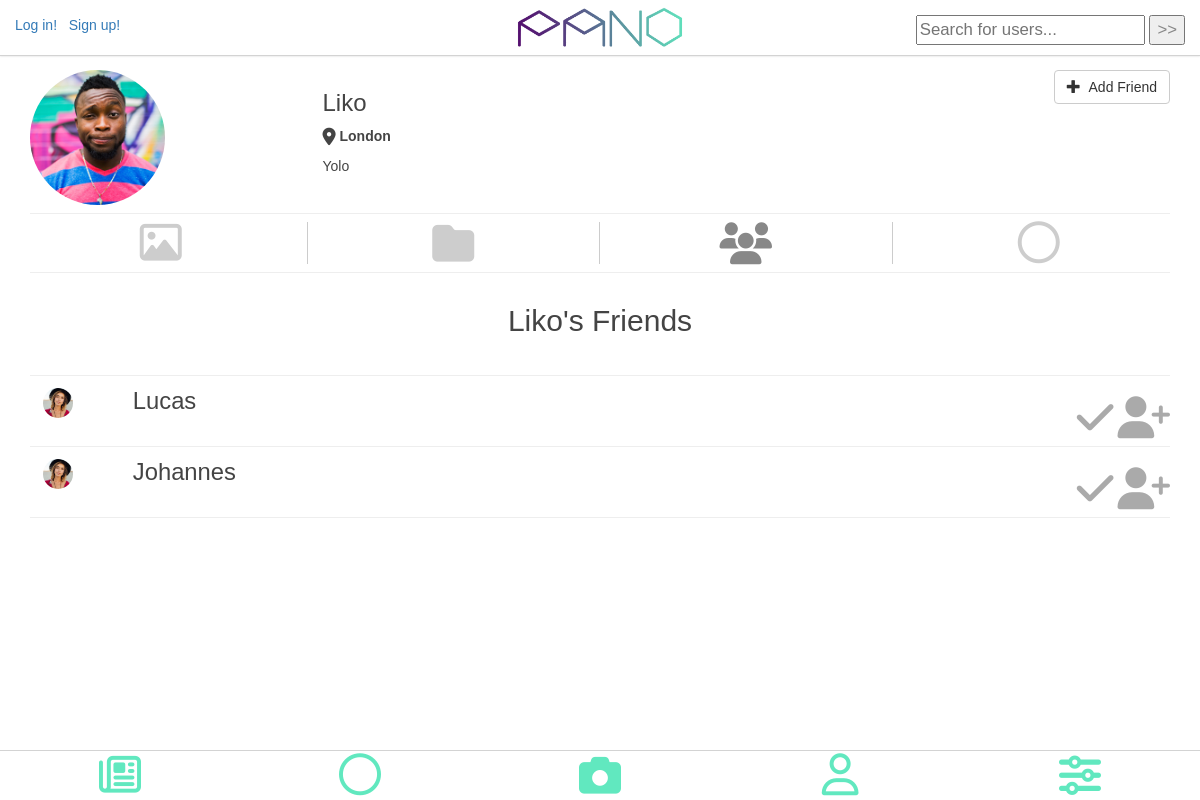
/profile-friends.php?id=Liko, run on an earlier commit of the app's database.
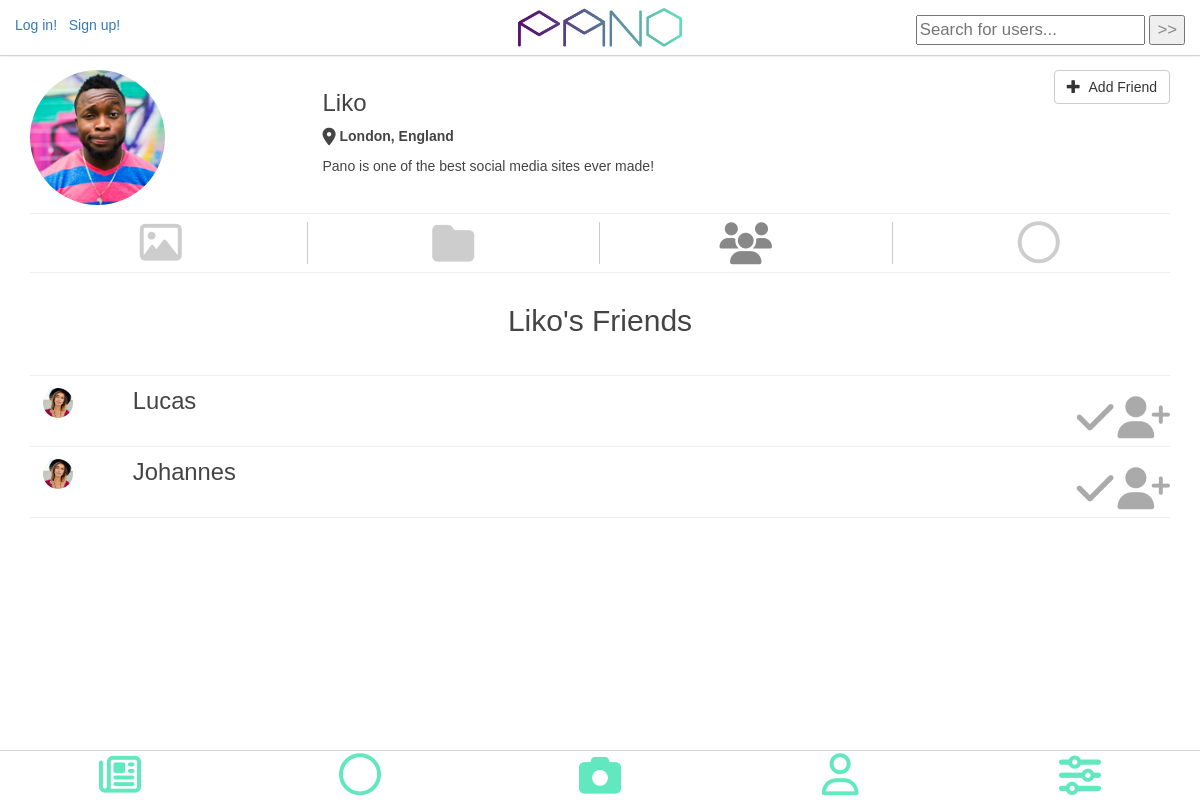
And on a later commit of the database.
### tables this page shows
CREATE TABLE `user` (
  `UserID` int(20) NOT NULL,
  `FirstName` varchar(30) NOT NULL,
  `LastName` varchar(30) NOT NULL,
  `UserName` varchar(30) NOT NULL,
  `EmailAddress` varchar(80) NOT NULL,
  `Password` char(64) NOT NULL,
  `Location` varchar(150) NOT NULL,
  `ShortDescrip` varchar(150) NOT NULL,
  `DateCreated` datetime NOT NULL DEFAULT CURRENT_TIMESTAMP,
  `SettingID` int(5) NOT NULL DEFAULT '3'
);

### includes/friends-list.php (the view)
<?php
class frienditem{
  private $friendName;
  private $friendLink;
  private $friendPictureID;
  private $isFriendOfUser;
  public function __construct($friendName, $friendLink, $friendPictureID,  $isFriendOfUser){
    $this->friendName =$friendName;
    $this->friendLink =$friendLink;
    $this->friendPictureID =$friendPictureID;
    $this->isFriendOfUser =$isFriendOfUser;
  }
  public function returnHTML(){
    $output = '<div class="row friend-content">
    <div class="col-md-6 col-xs-6 friend-name">
    <a href="'.SITE_ROOT.'/profile-info.php?id='.$this->friendLink.'">&nbsp;
    <img src="'.SITE_ROOT.'/images/profilepics/'.$this->friendPictureID.'.jpg" class="img-circle comment-picture" /> &nbsp; &nbsp; &nbsp; &nbsp; '.$this->friendName.'
    </a>
    </div>
    <div class="col col-md-6 col-xs-6 friending-icon">';
    if($this->isFriendOfUser){
      $output .= '
      <i  class="fa fa-3x fa-check friending-icon" ></i>
      </div>
      </div>
      <hr>';
    }else{
      $output .= '
      <a href="" class="" ng-click="isfriend'.$this->friendName.' = !isfriend'.$this->friendName.'"> <i  class="fa fa-3x fa-check friending-icon" ng-show="isfriend'.$this->friendName.'" ></i>
      <i  class="fa fa-3x fa-user-plus friending-icon" ng-hide="isfriend'.$this->friendName.'"></i>
      </a>
      </div>
      </div>
      <hr>';
    }
    return $output;
  }
}

### profile-friends.php (shortened to what this page needs)
<?php
require_once('includes/dbconnect.php');
$filename = basename(__FILE__, '.php');
if (isset($_GET['id'])) {
    $profileUserName = $_GET['id'];
    include('includes/profile-header.php');
}
?>
<!DOCTYPE html>
<html>
<head>
    <link rel="stylesheet" href="https://maxcdn.bootstrapcdn.com/bootstrap/3.3.7/css/bootstrap.min.css">
    <link rel="stylesheet" href="https://cdnjs.cloudflare.com/ajax/libs/animate.css/3.5.2/animate.min.css">
    <link rel="stylesheet" href="css/offset.css">
    <link rel="stylesheet" href="css/style.css">
</head>
<body ng-app="">
    <?php
        include('includes/header.php');
     ?>
    <main>
      <div class="content friends-content container">
        <h2><?= $profileUserName ?>'s Friends</h2>
        <br />
        <hr />
      <?php
        include('includes/friends-list.php');
        $query = ("SELECT
                    user.`UserName` AS UserName, user.`UserID` AS UserID
                    FROM friends LEFT JOIN user
                    ON user.`UserID` = friends.`UserID`
                    OR user.`UserID` = friends.`FriendID`
                    AND user.`UserID` != '$profileUserID'
                    WHERE friends.`UserID` = '$profileUserID'
                    OR friends.`FriendID` = '$profileUserID'");
        if ($result = mysqli_query($conn, $query)) {
            $isFriendOfUser = false;
            while ($row = mysqli_fetch_array($result)) {
                $friendName = $row['UserName'];
                if ($friendName == $profileUserName || $friendName == $_SESSION['UserName']){
                    continue;
                }
                $row = new frienditem($friendName, $friendName, '3', $isFriendOfUser);
                echo $row->returnHTML();
            }
        }
       ?>
      </div>
    </main>
    <?php
        include('includes/footer.php');
    ?>
</body>
</html>

### includes/profile-header.php (shortened to what this page needs)
<?php
    $query = "SELECT * FROM user WHERE UserName = '$profileUserName'";
    if ($result = mysqli_query($conn, $query)) {
        $count = mysqli_num_rows($result);
        $row = mysqli_fetch_array($result);
        if ($count == 1 ){
            $profilePictureID = 1;
            $profileUserID = $row['UserID'];
            $profileUserLocation = $row['Location'];
            $profileUserDescription = $row['ShortDescrip'];
        } else {
            header("Location: 404.php");
        }
    }
    $are_we_friends = false;
    if ($_SESSION['UserName'] != $profileUserName) {
        $query = "SELECT * FROM friends WHERE
                    UserID = '$profileUserID' AND FriendID = '{$_SESSION['UserID']}'
                    OR
                    UserID = '{$_SESSION['UserID']}' AND FriendID = '$profileUserID'";
        if ($result = mysqli_query($conn, $query)) {
            $count = mysqli_num_rows($result);
            if ($count == 1) {
                $are_we_friends = true;
            } else {
                $are_we_friends = false;
            }
        }
    }
 ?>
<div class="container profile-info">
    <div class="row ">
        <div class="col col-md-3 col-xs-3 profile-info-row">
            <img src="<?=SITE_ROOT?>/images/profilepics/<?=$profilePictureID?>.jpg" class="img-circle img-responsive profile-user-picture " />
        </div>
        <div class="col col-md-6  col-xs-6 container">
            <p class="profile-info-name">
                <h3><?=$profileUserName?></h3>
            </p>
            <p class="profile-info-location location"><i class="fa fa-map-marker fa-lg"></i>&nbsp;<?=$profileUserLocation?></p>
            <p class="profile-info-description"><?=$profileUserDescription?></p>
        </div>
        <div class="col col-md-3 col-xs-3 profile-info-row" id="<?=$profilePictureID?>">
            <?php if ($_SESSION['UserName'] == $profileUserName) : ?>
                <button type="button" class="btn btn-default pull-right edit-button"><span class="glyphicon glyphicon-pencil"></span>&nbsp;&nbsp;Edit Profile </button>
            <?php elseif ($are_we_friends) :?>
                <button type="button" class="btn btn-default pull-right"><span class="glyphicon glyphicon-minus"></span>&nbsp;&nbsp;Remove Friend </button>
            <?php else :?>
                <button type="button" class="btn btn-default pull-right"><span class="glyphicon glyphicon-plus"></span>&nbsp;&nbsp;Add Friend </button>
            <?php endif;?>
        </div>
    </div>
    <hr />
</div>
<div class="container profile-options">
    <div class="row">
        <div class="col-md-3 col-xs-3   lv-icons-unclicked border-right <?php echo ($filename == 'profile-info' ? 'lv-icons-clicked': '' )?>">
            <a href="<?=SITE_ROOT?>/profile-info.php?id=<?php echo $profileUserName;?>"> <i class="fa  fa-picture-o fa-3x"></i></a>
        </div>
        <div class="col-md-3  col-xs-3  lv-icons-unclicked  border-right <?php echo ($filename == 'profile-collections' ? 'lv-icons-clicked': '' )?>">
            <a href="<?=SITE_ROOT?>/profile-collections.php?id=<?php echo $profileUserName;?>"> <i class="fa fa-folder fa-3x"></i></a>
        </div>
        <div class="col-md-3  col-xs-3  lv-icons-unclicked  border-right <?php echo ($filename == 'profile-friends' ? 'lv-icons-clicked': '' )?>">
            <a href="<?=SITE_ROOT?>/profile-friends.php?id=<?php echo $profileUserName;?>"> <i class="fa fa-users fa-3x"></i></a>
        </div>
        <div class="col-md-3  col-xs-3 lv-icons-unclicked <?php echo ($filename == 'profile-circles' ? 'lv-icons-clicked': '' )?>">
            <a href="<?=SITE_ROOT?>/profile-circles.php?id=<?php echo $profileUserName;?>"> <i class="fa fa-circle-o fa-3x"></i></a>
        </div>
    </div>
    <hr />
</div>

### includes/header.php (shortened to what this page needs)
<div>
    <header>
        <nav class="navbar navbar-default navbar-fixed-top">
            <?php if (isset($_SESSION['UserName'])) : ?>
            <div class="pull-left navbar-text">
                <img class="comment-picture" src="http://lorempixel.com/40/40/people">
                <?=$_SESSION['UserName'];?>
            <?php else : ?>
            <div class="pull-left navbar-text">
                <a href="<?=SITE_ROOT?>/login.php">Log in!</a>
                <a href="<?=SITE_ROOT?>/signup.php">Sign up!</a>
            <?php endif;?>
            </div>
            <div class="pull-right navbar-text">
                <div class="search-box">
                    <form class="form-group" action="search.php?id=<?=$_SESSION['UserName'];?>" method="post">
                        <input type="text" name="search" placeholder="Search for users..." />
                        <input type="submit" value=">>" />
                    </form>
                </div>
            </div>
            <div class="container">
                <div class="logo center-center">
                    <a href="<?=SITE_ROOT?>/home.php"><img src="<?=SITE_ROOT?>/images/gradient-logo.png" class="png" id="homepagelogo"></a>
                </div>
            </div>
        </nav>
    </header>
</div>

### includes/footer.php
<footer>
  <nav class="navbar navbar-default navbar-fixed-bottom">
    <div class="container-fluid">
  <div class="row">
    <div class="col-md-15 col-xs-15   lv-icons ">
      <a href="<?=SITE_ROOT?>/home.php">     <i class="fa fa-newspaper-o fa-3x"></i></a>
    </div>
    <div class="col-md-15  col-xs-15  lv-icons">
        <a href="<?=SITE_ROOT?>/circles.php">   <i class="fa fa-circle-thin fa-3x"></i></a>
    </div>
    <div class="col-md-15  col-xs-15  lv-icons">
        <a href="<?=SITE_ROOT?>/upload.php">   <i class="fa fa-camera fa-3x"></i></a>
    </div>
    <div class="col-md-15  col-xs-15 lv-icons">
        <a href="<?=SITE_ROOT?>/profile-info.php?id=<?php echo $_SESSION['UserName'];?>">   <i class="fa fa-user-o fa-3x"></i></a>
    </div>
    <div class="col-md-15  col-xs-15 lv-icons">
        <a href="<?=SITE_ROOT?>/settings.php"> <i class="fa fa-sliders fa-3x"></i></a>
    </div>
    </div>
  </div>
</nav>
</footer>

### css/style.css (style rules this page uses)
body { font-family: 'Lato-Light', sans-serif; font-variant: normal; font-weight: 100; color: white; text-align: center; }
.form-group { font-size: 1.2em; }
body { padding-top: 60px; padding-bottom: 70px; }
.center-center { position: absolute; top: 50%; left: 50%; transform: translateX(-50%) translateY(-50%); }
.content { text-align: center; }
.profile-info .profile-user-picture { max-height: 135px; width: auto; }
.comment-picture { height: 30px; width: auto; }
hr { color: #ccc; }
.navbar-fixed-top { background-color: white; border-bottom: thin solid lightgrey; box-shadow: 0px 0px 2px 0px lightgrey; }
.navbar-fixed-bottom { padding-top: 3px; background-color: white; border-top: thin solid lightgrey; box-shadow: 2px 0px 0px 0px lightgrey; }
.fa { color: color: #61e8bf; vertical-align: middle; }
.col-xs-15, .col-sm-15, .col-md-15, .col-lg-15 { position: relative; min-height: 1px; padding-right: 10px; padding-left: 10px; }
.col-xs-15 { width: 20%; float: left; }
@media (min-width: 992px) { .col-md-15 { width: 20%; float: left; } }
#homepagelogo { height: auto; width: 170px; }
.lv-icons a i { color: #61e8bf; }
.lv-icons-unclicked a i { color: #cdcdcd; }
.lv-icons-clicked a i { color: #888; }
hr { margin-top: 8px; margin-bottom: 8px; }
.location { font-weight: 600; }
.collections-content,.collections-content a, .friends-content, .friends-content a, .collection-content, .collection-content a, .circles-content, .circles-content a { text-align: center; color: #444; }
.profile-info { padding-top: 10px; color: #444; text-align: left; }
.border-right { border-right: 1px solid #ccc; }
.collections-content h2, .friends-content h2, .collection-content h2 { padding-top: 3px; }
.friend-name { text-align: left; font-size: 1.7em; }
.friending-icon { padding-top: 6px; text-align: right; color: #aaa; }
.search-box { float:right; color: #888; margin-bottom: -20px; }

What changed in the data, as far as the page shows it:
changed user: Location "London" → "London, England"; ShortDescrip "Yolo" → "Pano is one of the best social media sites ever made!"
